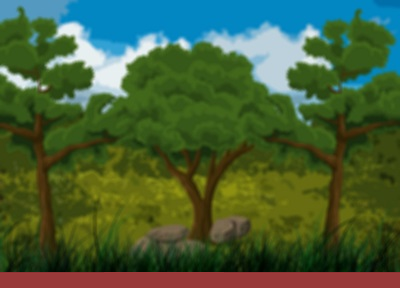

Below is a game level as drawn by its tile map, then a one-line description and the .tmx that defines it (tile-layer data replaced by summaries):
An orthogonal 50x36 tile map with 8x8 px tiles, 2 tile layers (bg, gp), 5 tilesets and 6 objects.

<map version="1.0" orientation="orthogonal" renderorder="right-down" width="50" height="36" tilewidth="8" tileheight="8" nextobjectid="7">
 <tileset firstgid="1" name="Background_Forestbb" tilewidth="8" tileheight="8" tilecount="1800" columns="50">
  <image source="Background_Forestbb.jpg" trans="000000" width="400" height="288" />
 </tileset>
 <tileset firstgid="1801" name="Brown" tilewidth="8" tileheight="8" tilecount="300" columns="50">
  <image source="Brown.png" trans="000000" width="400" height="50" />
 </tileset>
 <tileset firstgid="2101" name="tile" tilewidth="8" tileheight="8" tilecount="2773" columns="47">
  <image source="tile.png" trans="000000" width="376" height="479" />
 </tileset>
 <tileset firstgid="4874" name="tileset_gutter" tilewidth="8" tileheight="8" tilecount="4662" columns="74">
  <image source="tileset_gutter.png" trans="000000" width="594" height="504" />
 </tileset>
 <tileset firstgid="9536" name="tileset_gutter" tilewidth="16" tileheight="16" spacing="2" tilecount="924" columns="33">
  <image source="tileset_gutter.png" trans="000000" width="594" height="504" />
 </tileset>
 <layer name="bg" width="50" height="36">
  <data>[1800 cells, 1800 non-empty, 1800 distinct tile ids]</data>
 </layer>
 <layer name="gp" width="50" height="36">
  <data>[1800 cells, 100 non-empty, 51 distinct tile ids]</data>
 </layer>
 <objectgroup name="bricks">
  <object id="2" x="24" y="210" width="86.6667" height="11.3333" />
  <object id="3" x="206.667" y="208" width="82" height="13.3333" />
  <object id="4" x="163.333" y="126" width="86" height="26" />
  <object id="5" x="-7.33333" y="129.333" width="114.667" height="30" />
  <object id="6" x="274" y="174" width="102" height="16.6667" />
 </objectgroup>
 <objectgroup name="ground">
  <object id="1" x="0.666667" y="272" width="398.667" height="16.6667" />
 </objectgroup>
 <objectgroup name="Object Layer 3" />
</map>
